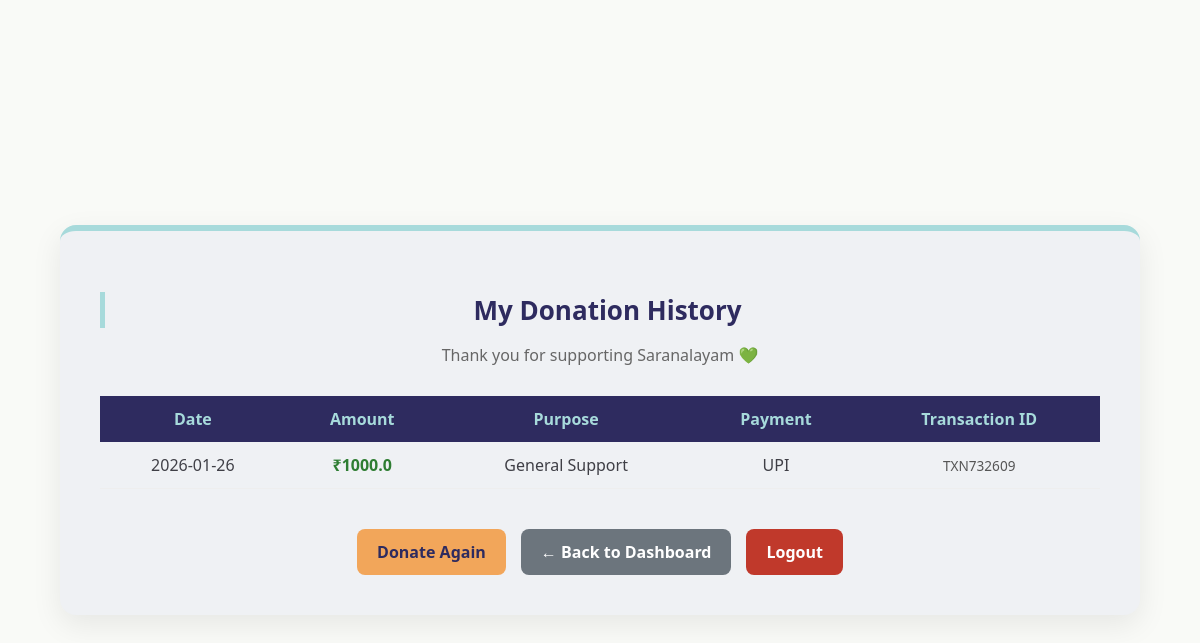
Before: /my-donations (signed in) with the older database file.
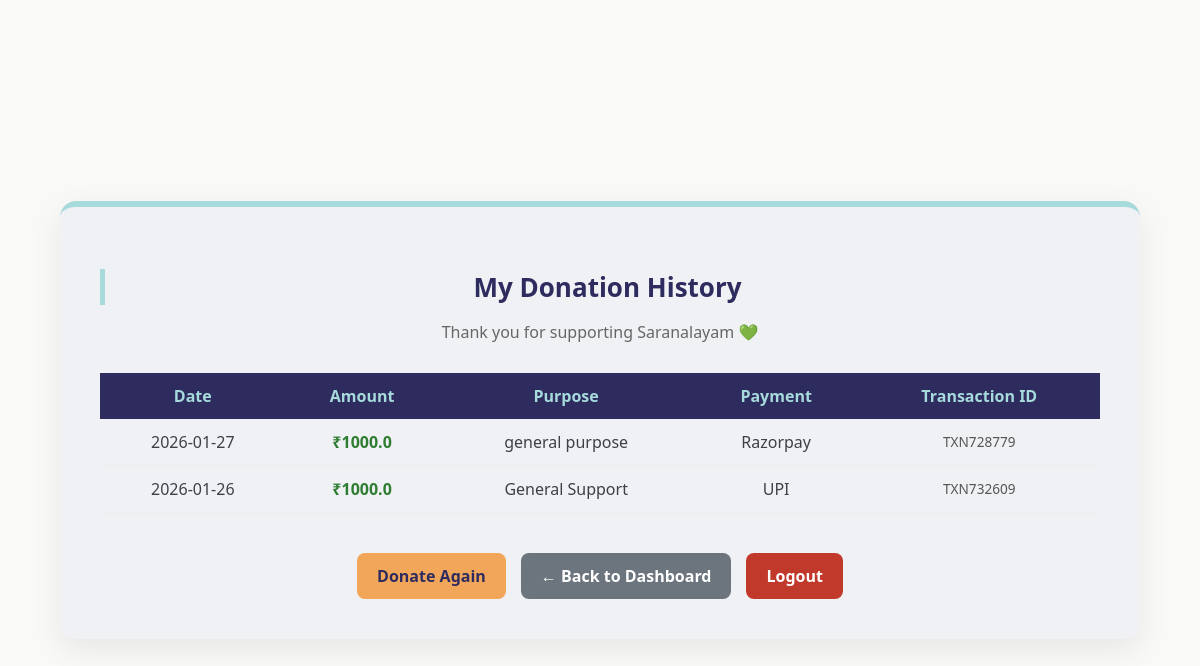
After: the same page with the newer database file.
### tables this page shows
CREATE TABLE donation_summary (
        id INTEGER PRIMARY KEY AUTOINCREMENT,
        user_email TEXT,
        donor_name TEXT,
        email TEXT,
        phone TEXT,
        country TEXT,
        amount REAL,
        purpose TEXT,
        payment_method TEXT,
        date TEXT,
        qr_id TEXT UNIQUE
    );

### app.py (the view)
@app.route('/my-donations')
def my_donations():
    if 'user' not in session:
        return redirect('/login')
    db = get_db()
    cur = db.cursor()
    cur.execute(
        "SELECT * FROM donation_summary WHERE user_email=? ORDER BY date DESC",
        (session['user'],)
    )
    donations = cur.fetchall()
    db.close()
    return render_template('my_donation.html', donations=donations)

### app.py (called while the page is built)
def get_db():
    conn = sqlite3.connect(DB)
    conn.row_factory = sqlite3.Row
    return conn

### templates/my_donation.html (shortened to what this page needs)
<!DOCTYPE html>
<html lang="en">
<head>
    <link rel="stylesheet" href="{{ url_for('static', filename='style.css') }}">
</head>
<body class="user-page">
<div class="user-container">
    <div class="user-header">
        <h2>My Donation History</h2>
        <p>Thank you for supporting Saranalayam 💚</p>
    </div>
    {% if donations %}
    <div class="table-wrapper">
        <table class="modern-table">
            <thead>
                <tr>
                    <th>Date</th>
                    <th>Amount</th>
                    <th>Purpose</th>
                    <th>Payment</th>
                    <th>Transaction ID</th>
                </tr>
            </thead>
            <tbody>
                {% for d in donations %}
                <tr>
                    <td>{{ d['date'] }}</td>
                    <td class="amount">₹{{ d['amount'] }}</td>
                    <td>{{ d['purpose'] }}</td>
                    <td>{{ d['payment_method'] }}</td>
                    <td class="txn-id">{{ d['qr_id'] }}</td>
                </tr>
                {% endfor %}
            </tbody>
        </table>
    </div>
    {% else %}
        <div class="empty-state">
            <p>You have not made any donations yet.</p>
            <a href="/donate" class="primary-btn">Make Your First Donation</a>
        </div>
    {% endif %}
    <div class="user-actions">
    <a href="/donate" class="primary-btn">Donate Again</a>
    <a href="/user-dashboard" class="neutral-btn"> ← Back to Dashboard</a>
    <a href="/logout" class="secondary-btn">Logout</a>
</div>
</div>
</body>
</html>

Changed rows visible on the page:
added donation_summary: date "2026-01-27", amount "1000.0", purpose "general purpose", payment_method "Razorpay", qr_id "TXN728779"
